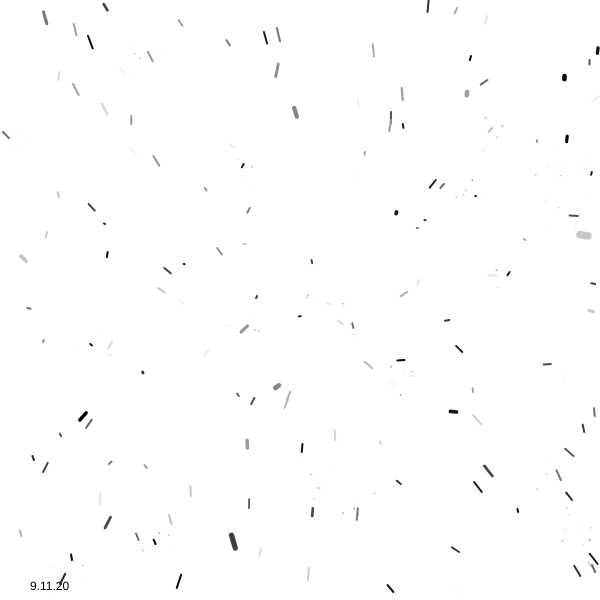
Frame 1 (no input)
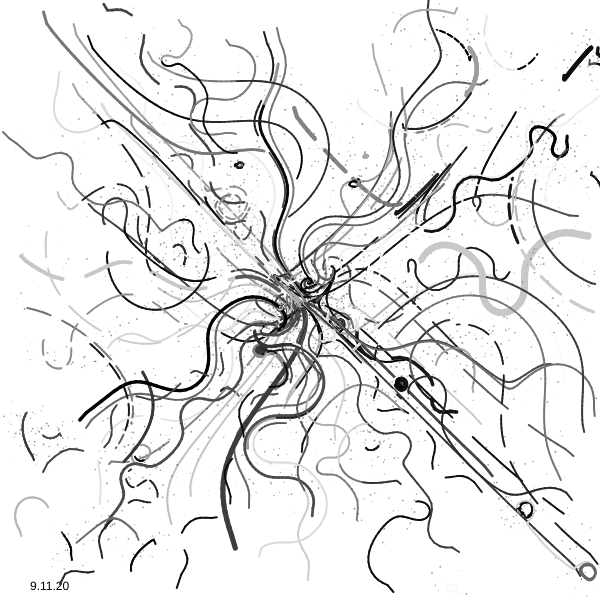
Frame 60 (no input)
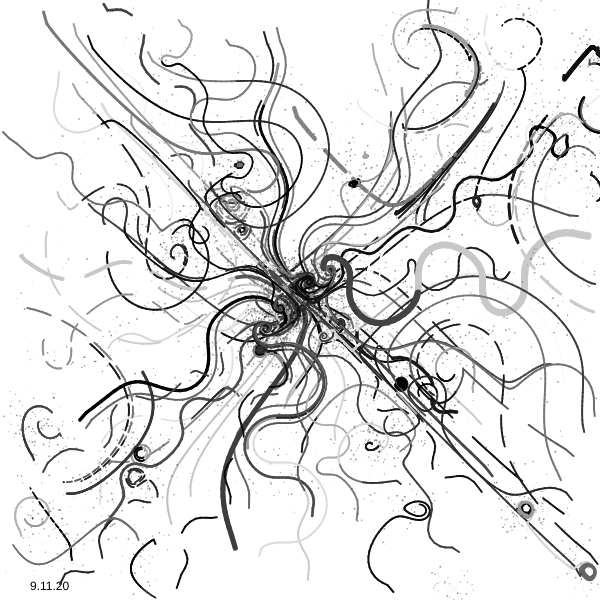
Frame 120 (the mouse pressed at the canvas centre since frame 60)

The p5.js sketch that drew these frames (run headless with seeded random() and noise() and a simulated clock; from frame 60 on, the mouse is pressed at the canvas centre):

// p5.js sketch
// ── sketch.js
var particles = []
function setup() {
  createCanvas(600, 600);
  background(255);

  for(var i=0;i<height;i+=4){
    particles.push(new Particle({
      p: createVector(random(width),(i-height/2)+height/2),
      v: createVector(-1,-(i-height/2)/50),
      a: createVector(0.03,0),
      color: random(0, 255),
      r: max(2,random(10)*random()*random())
    }))
  }
  fill(0);
  text("9.11.20", 30, height-10)
}

function draw() {
  noStroke()

  particles.forEach(p=>{
    p.update()
    p.draw()
  })
  // ellipse(mouseX, mouseY, 20, 20);
}

class Particle{
  constructor(args){
    let def = {
      lastP: createVector(0,0),
      p: createVector(0,0),
      v: createVector(0,0),
      a: createVector(0,0),
      color: color(255),
      rSpan: random([10,20,50,100]),
      dashSpan: random([1,10,10000000]),
      r: 2
    }
    Object.assign(def,args)
    Object.assign(this,def)
  }
  update(){
    this.lastP.x = this.p.x
    this.lastP.y = this.p.y
    this.p.add(this.v)
    this.v.add(this.a)
    
      this.p.y+=sin(this.p.x/this.rSpan)*4
      this.p.x+=sin(this.p.y/this.rSpan)*4
    if (int(this.p.x)%20==0){
      this.v.x+=(noise(this.p.x*100,100000)-0.5)/10
      this.v.y+=(noise(this.p.y*100,5)-0.5)/10
      if (random()<0.3){
        this.color = random(random(0, 255))
      }
    }
    let delta = createVector(width/2,height/2).sub(this.p)
    this.p.add(delta.mult(0.1).limit(4))
    this.v.mult(0.06)
    this.r*=0.998
  }
  draw(){
    push()
      noStroke()
      strokeWeight(this.r)
      stroke(this.color)
      if ((frameCount % this.dashSpan)<this.dashSpan*0.7){
        line(this.lastP.x,this.lastP.y,this.p.x,this.p.y)
      }
      if (random()<0.1){
        noStroke()
        fill(0,100)
        for(var i=0;i<5;i++){
          ellipse(this.p.x+random(-20,20),this.p.y+random(-20,20),random(2))
        }
      }
      let c = color(this.color)
      c.setAlpha(3)
      stroke(c)
      blendMode(SCREEN)
    pop()
    
  }
}
